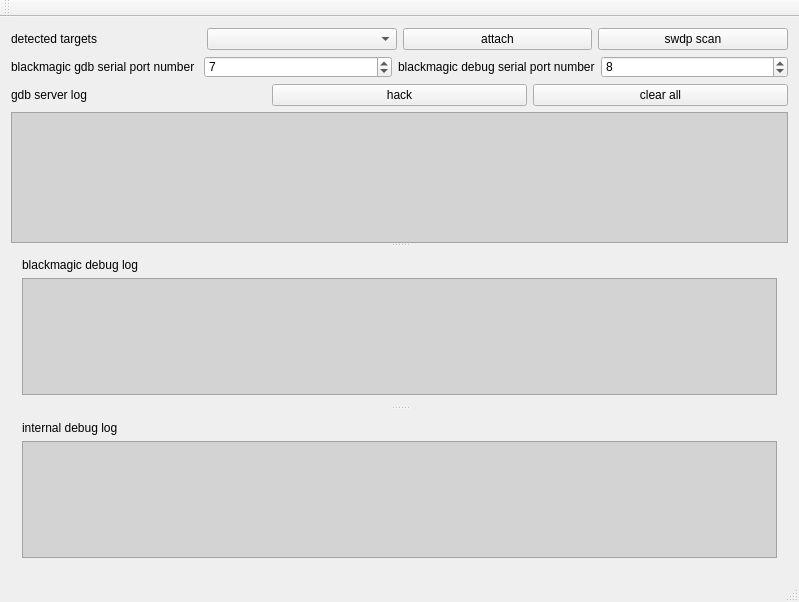
<?xml version="1.0" encoding="UTF-8"?>
<ui version="4.0">
 <class>MainWindow</class>
 <widget class="QMainWindow" name="MainWindow">
  <property name="geometry">
   <rect>
    <x>0</x>
    <y>0</y>
    <width>799</width>
    <height>602</height>
   </rect>
  </property>
  <property name="windowTitle">
   <string>blackmagic gdb server</string>
  </property>
  <property name="styleSheet">
   <string notr="true">QPlainTextEdit {
    background-color: lightgrey;
	font: 14px &quot;fixedsys&quot;;
}</string>
  </property>
  <widget class="QWidget" name="centralWidget">
   <layout class="QVBoxLayout" name="verticalLayout_3">
    <item>
     <layout class="QHBoxLayout" name="horizontalLayout_3">
      <item>
       <widget class="QLabel" name="label_7">
        <property name="text">
         <string>detected targets</string>
        </property>
       </widget>
      </item>
      <item>
       <widget class="QComboBox" name="comboBoxDetecteTargets"/>
      </item>
      <item>
       <widget class="QPushButton" name="pushButtonAttach">
        <property name="text">
         <string>attach</string>
        </property>
       </widget>
      </item>
      <item>
       <widget class="QPushButton" name="pushButtonSWDPScan">
        <property name="text">
         <string>swdp scan</string>
        </property>
       </widget>
      </item>
     </layout>
    </item>
    <item>
     <layout class="QHBoxLayout" name="horizontalLayout_2">
      <item>
       <widget class="QLabel" name="label_5">
        <property name="text">
         <string>blackmagic gdb serial port number</string>
        </property>
       </widget>
      </item>
      <item>
       <widget class="QSpinBox" name="spinBoxGdbSerialPort">
        <property name="value">
         <number>7</number>
        </property>
       </widget>
      </item>
      <item>
       <widget class="QLabel" name="label_6">
        <property name="text">
         <string>blackmagic debug serial port number</string>
        </property>
       </widget>
      </item>
      <item>
       <widget class="QSpinBox" name="spinBoxDebugSerialPort">
        <property name="value">
         <number>8</number>
        </property>
       </widget>
      </item>
     </layout>
    </item>
    <item>
     <layout class="QHBoxLayout" name="horizontalLayout">
      <item>
       <widget class="QLabel" name="label">
        <property name="text">
         <string>gdb server log</string>
        </property>
       </widget>
      </item>
      <item>
       <widget class="QPushButton" name="pushButton_2">
        <property name="text">
         <string>hack</string>
        </property>
       </widget>
      </item>
      <item>
       <widget class="QPushButton" name="pushButton">
        <property name="text">
         <string>clear all</string>
        </property>
       </widget>
      </item>
     </layout>
    </item>
    <item>
     <widget class="QSplitter" name="splitter">
      <property name="orientation">
       <enum>Qt::Vertical</enum>
      </property>
      <widget class="QPlainTextEdit" name="plainTextEditGdbLog">
       <property name="plainText">
        <string/>
       </property>
       <property name="textInteractionFlags">
        <set>Qt::TextSelectableByKeyboard|Qt::TextSelectableByMouse</set>
       </property>
      </widget>
      <widget class="QWidget" name="layoutWidget">
       <layout class="QVBoxLayout" name="verticalLayout">
        <item>
         <widget class="QLabel" name="label_2">
          <property name="text">
           <string>blackmagic debug log</string>
          </property>
         </widget>
        </item>
        <item>
         <widget class="QPlainTextEdit" name="plainTextEditBmDebugLog">
          <property name="textInteractionFlags">
           <set>Qt::TextSelectableByKeyboard|Qt::TextSelectableByMouse</set>
          </property>
         </widget>
        </item>
       </layout>
      </widget>
      <widget class="QWidget" name="layoutWidget">
       <layout class="QVBoxLayout" name="verticalLayout_2">
        <item>
         <widget class="QLabel" name="label_4">
          <property name="text">
           <string>internal debug log</string>
          </property>
         </widget>
        </item>
        <item>
         <widget class="QPlainTextEdit" name="plainTextEditInternalDebugLog"/>
        </item>
       </layout>
      </widget>
     </widget>
    </item>
   </layout>
  </widget>
  <widget class="QMenuBar" name="menuBar">
   <property name="geometry">
    <rect>
     <x>0</x>
     <y>0</y>
     <width>799</width>
     <height>20</height>
    </rect>
   </property>
  </widget>
  <widget class="QToolBar" name="mainToolBar">
   <attribute name="toolBarArea">
    <enum>TopToolBarArea</enum>
   </attribute>
   <attribute name="toolBarBreak">
    <bool>false</bool>
   </attribute>
  </widget>
  <widget class="QStatusBar" name="statusBar"/>
 </widget>
 <layoutdefault spacing="6" margin="11"/>
 <resources/>
 <connections>
  <connection>
   <sender>pushButton</sender>
   <signal>clicked()</signal>
   <receiver>plainTextEditGdbLog</receiver>
   <slot>clear()</slot>
   <hints>
    <hint type="sourcelabel">
     <x>704</x>
     <y>127</y>
    </hint>
    <hint type="destinationlabel">
     <x>513</x>
     <y>204</y>
    </hint>
   </hints>
  </connection>
  <connection>
   <sender>pushButton</sender>
   <signal>clicked()</signal>
   <receiver>plainTextEditBmDebugLog</receiver>
   <slot>clear()</slot>
   <hints>
    <hint type="sourcelabel">
     <x>704</x>
     <y>127</y>
    </hint>
    <hint type="destinationlabel">
     <x>609</x>
     <y>394</y>
    </hint>
   </hints>
  </connection>
  <connection>
   <sender>pushButton</sender>
   <signal>clicked()</signal>
   <receiver>plainTextEditInternalDebugLog</receiver>
   <slot>clear()</slot>
   <hints>
    <hint type="sourcelabel">
     <x>645</x>
     <y>123</y>
    </hint>
    <hint type="destinationlabel">
     <x>659</x>
     <y>420</y>
    </hint>
   </hints>
  </connection>
 </connections>
</ui>
